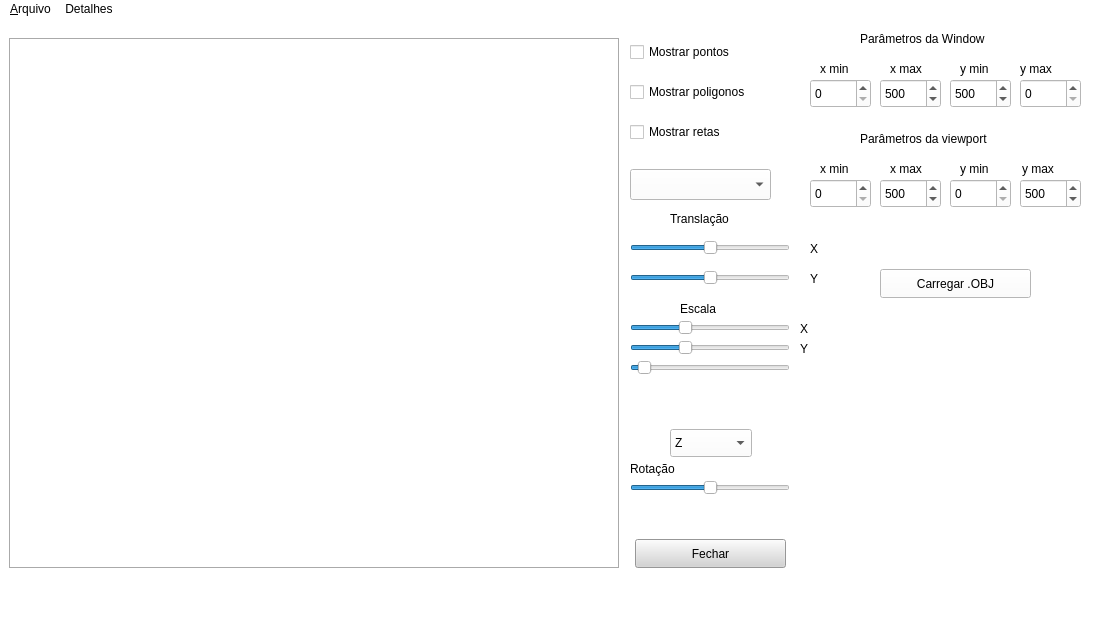
<?xml version="1.0" encoding="UTF-8"?>
<ui version="4.0">
 <class>MainWindow</class>
 <widget class="QMainWindow" name="MainWindow">
  <property name="geometry">
   <rect>
    <x>0</x>
    <y>0</y>
    <width>1094</width>
    <height>620</height>
   </rect>
  </property>
  <property name="windowTitle">
   <string>MainWindow</string>
  </property>
  <property name="styleSheet">
   <string notr="true">background-color: white;</string>
  </property>
  <widget class="QWidget" name="centralwidget">
   <widget class="AreaDesenho" name="areaDesenho">
    <property name="geometry">
     <rect>
      <x>9</x>
      <y>19</y>
      <width>611</width>
      <height>531</height>
     </rect>
    </property>
    <property name="styleSheet">
     <string notr="true">white</string>
    </property>
    <property name="frameShape">
     <enum>QFrame::Shape::Box</enum>
    </property>
    <property name="frameShadow">
     <enum>QFrame::Shadow::Sunken</enum>
    </property>
   </widget>
   <widget class="QPushButton" name="botaoFechar">
    <property name="geometry">
     <rect>
      <x>635</x>
      <y>520</y>
      <width>151</width>
      <height>29</height>
     </rect>
    </property>
    <property name="styleSheet">
     <string notr="true">background-color: lightgray;
color: black;
</string>
    </property>
    <property name="text">
     <string>Fechar</string>
    </property>
   </widget>
   <widget class="QCheckBox" name="checkPonto">
    <property name="geometry">
     <rect>
      <x>630</x>
      <y>20</y>
      <width>141</width>
      <height>26</height>
     </rect>
    </property>
    <property name="text">
     <string>Mostrar pontos</string>
    </property>
   </widget>
   <widget class="QCheckBox" name="checkTriangulo">
    <property name="geometry">
     <rect>
      <x>630</x>
      <y>60</y>
      <width>151</width>
      <height>26</height>
     </rect>
    </property>
    <property name="text">
     <string>Mostrar poligonos</string>
    </property>
   </widget>
   <widget class="QCheckBox" name="checkReta">
    <property name="geometry">
     <rect>
      <x>630</x>
      <y>100</y>
      <width>111</width>
      <height>26</height>
     </rect>
    </property>
    <property name="text">
     <string>Mostrar retas</string>
    </property>
   </widget>
   <widget class="QComboBox" name="comboObjetos">
    <property name="geometry">
     <rect>
      <x>630</x>
      <y>150</y>
      <width>141</width>
      <height>31</height>
     </rect>
    </property>
   </widget>
   <widget class="QSlider" name="sliderTransX">
    <property name="geometry">
     <rect>
      <x>630</x>
      <y>220</y>
      <width>160</width>
      <height>18</height>
     </rect>
    </property>
    <property name="minimum">
     <number>-250</number>
    </property>
    <property name="maximum">
     <number>250</number>
    </property>
    <property name="singleStep">
     <number>10</number>
    </property>
    <property name="orientation">
     <enum>Qt::Orientation::Horizontal</enum>
    </property>
    <property name="tickPosition">
     <enum>QSlider::TickPosition::NoTicks</enum>
    </property>
   </widget>
   <widget class="QSlider" name="sliderTransY">
    <property name="geometry">
     <rect>
      <x>630</x>
      <y>250</y>
      <width>160</width>
      <height>18</height>
     </rect>
    </property>
    <property name="minimum">
     <number>-250</number>
    </property>
    <property name="maximum">
     <number>250</number>
    </property>
    <property name="singleStep">
     <number>10</number>
    </property>
    <property name="orientation">
     <enum>Qt::Orientation::Horizontal</enum>
    </property>
    <property name="tickPosition">
     <enum>QSlider::TickPosition::NoTicks</enum>
    </property>
   </widget>
   <widget class="QLabel" name="label">
    <property name="geometry">
     <rect>
      <x>670</x>
      <y>190</y>
      <width>71</width>
      <height>20</height>
     </rect>
    </property>
    <property name="text">
     <string>Translação</string>
    </property>
   </widget>
   <widget class="QSlider" name="sliderEscalaX">
    <property name="geometry">
     <rect>
      <x>630</x>
      <y>300</y>
      <width>160</width>
      <height>18</height>
     </rect>
    </property>
    <property name="minimum">
     <number>5</number>
    </property>
    <property name="maximum">
     <number>20</number>
    </property>
    <property name="value">
     <number>10</number>
    </property>
    <property name="orientation">
     <enum>Qt::Orientation::Horizontal</enum>
    </property>
   </widget>
   <widget class="QSlider" name="sliderEscalaY">
    <property name="geometry">
     <rect>
      <x>630</x>
      <y>320</y>
      <width>160</width>
      <height>18</height>
     </rect>
    </property>
    <property name="minimum">
     <number>5</number>
    </property>
    <property name="maximum">
     <number>20</number>
    </property>
    <property name="value">
     <number>10</number>
    </property>
    <property name="orientation">
     <enum>Qt::Orientation::Horizontal</enum>
    </property>
   </widget>
   <widget class="QLabel" name="label_2">
    <property name="geometry">
     <rect>
      <x>680</x>
      <y>280</y>
      <width>63</width>
      <height>20</height>
     </rect>
    </property>
    <property name="text">
     <string>Escala</string>
    </property>
   </widget>
   <widget class="QSlider" name="sliderRotacao">
    <property name="geometry">
     <rect>
      <x>630</x>
      <y>460</y>
      <width>160</width>
      <height>18</height>
     </rect>
    </property>
    <property name="minimum">
     <number>-180</number>
    </property>
    <property name="maximum">
     <number>180</number>
    </property>
    <property name="value">
     <number>0</number>
    </property>
    <property name="orientation">
     <enum>Qt::Orientation::Horizontal</enum>
    </property>
   </widget>
   <widget class="QLabel" name="label_3">
    <property name="geometry">
     <rect>
      <x>810</x>
      <y>220</y>
      <width>63</width>
      <height>20</height>
     </rect>
    </property>
    <property name="text">
     <string>X</string>
    </property>
   </widget>
   <widget class="QLabel" name="label_4">
    <property name="geometry">
     <rect>
      <x>810</x>
      <y>250</y>
      <width>63</width>
      <height>20</height>
     </rect>
    </property>
    <property name="text">
     <string>Y</string>
    </property>
   </widget>
   <widget class="QLabel" name="label_5">
    <property name="geometry">
     <rect>
      <x>800</x>
      <y>300</y>
      <width>63</width>
      <height>20</height>
     </rect>
    </property>
    <property name="text">
     <string>X</string>
    </property>
   </widget>
   <widget class="QLabel" name="label_6">
    <property name="geometry">
     <rect>
      <x>800</x>
      <y>320</y>
      <width>63</width>
      <height>20</height>
     </rect>
    </property>
    <property name="text">
     <string>Y</string>
    </property>
   </widget>
   <widget class="QLabel" name="label_7">
    <property name="geometry">
     <rect>
      <x>630</x>
      <y>440</y>
      <width>63</width>
      <height>20</height>
     </rect>
    </property>
    <property name="text">
     <string>Rotação</string>
    </property>
   </widget>
   <widget class="QSlider" name="sliderEscalaProporcional">
    <property name="geometry">
     <rect>
      <x>630</x>
      <y>340</y>
      <width>160</width>
      <height>18</height>
     </rect>
    </property>
    <property name="minimum">
     <number>0</number>
    </property>
    <property name="maximum">
     <number>200</number>
    </property>
    <property name="singleStep">
     <number>10</number>
    </property>
    <property name="value">
     <number>10</number>
    </property>
    <property name="orientation">
     <enum>Qt::Orientation::Horizontal</enum>
    </property>
   </widget>
   <widget class="QSpinBox" name="spinWindowXmin">
    <property name="geometry">
     <rect>
      <x>810</x>
      <y>60</y>
      <width>61</width>
      <height>29</height>
     </rect>
    </property>
    <property name="maximum">
     <number>2000</number>
    </property>
   </widget>
   <widget class="QSpinBox" name="spinWindowYmax">
    <property name="geometry">
     <rect>
      <x>950</x>
      <y>60</y>
      <width>61</width>
      <height>29</height>
     </rect>
    </property>
    <property name="maximum">
     <number>2000</number>
    </property>
    <property name="value">
     <number>500</number>
    </property>
   </widget>
   <widget class="QSpinBox" name="spinWindowXmax">
    <property name="geometry">
     <rect>
      <x>880</x>
      <y>60</y>
      <width>61</width>
      <height>29</height>
     </rect>
    </property>
    <property name="maximum">
     <number>2000</number>
    </property>
    <property name="value">
     <number>500</number>
    </property>
   </widget>
   <widget class="QSpinBox" name="spinWindowYmin">
    <property name="geometry">
     <rect>
      <x>1020</x>
      <y>60</y>
      <width>61</width>
      <height>29</height>
     </rect>
    </property>
    <property name="maximum">
     <number>2000</number>
    </property>
   </widget>
   <widget class="QLabel" name="label_9">
    <property name="geometry">
     <rect>
      <x>820</x>
      <y>40</y>
      <width>63</width>
      <height>20</height>
     </rect>
    </property>
    <property name="text">
     <string>x min</string>
    </property>
   </widget>
   <widget class="QLabel" name="label_10">
    <property name="geometry">
     <rect>
      <x>890</x>
      <y>40</y>
      <width>63</width>
      <height>20</height>
     </rect>
    </property>
    <property name="text">
     <string>x max</string>
    </property>
   </widget>
   <widget class="QLabel" name="label_11">
    <property name="geometry">
     <rect>
      <x>960</x>
      <y>40</y>
      <width>63</width>
      <height>20</height>
     </rect>
    </property>
    <property name="text">
     <string>y min</string>
    </property>
   </widget>
   <widget class="QLabel" name="label_12">
    <property name="geometry">
     <rect>
      <x>1020</x>
      <y>40</y>
      <width>63</width>
      <height>20</height>
     </rect>
    </property>
    <property name="text">
     <string>y max</string>
    </property>
   </widget>
   <widget class="QLabel" name="label_13">
    <property name="geometry">
     <rect>
      <x>860</x>
      <y>10</y>
      <width>161</width>
      <height>20</height>
     </rect>
    </property>
    <property name="text">
     <string>Parâmetros da Window</string>
    </property>
   </widget>
   <widget class="QLabel" name="label_14">
    <property name="geometry">
     <rect>
      <x>1022</x>
      <y>140</y>
      <width>51</width>
      <height>20</height>
     </rect>
    </property>
    <property name="text">
     <string>y max</string>
    </property>
   </widget>
   <widget class="QSpinBox" name="spinViewportYmin">
    <property name="geometry">
     <rect>
      <x>950</x>
      <y>160</y>
      <width>61</width>
      <height>29</height>
     </rect>
    </property>
    <property name="maximum">
     <number>2000</number>
    </property>
   </widget>
   <widget class="QLabel" name="label_15">
    <property name="geometry">
     <rect>
      <x>960</x>
      <y>140</y>
      <width>41</width>
      <height>20</height>
     </rect>
    </property>
    <property name="text">
     <string>y min</string>
    </property>
   </widget>
   <widget class="QSpinBox" name="spinViewportXmin">
    <property name="geometry">
     <rect>
      <x>810</x>
      <y>160</y>
      <width>61</width>
      <height>29</height>
     </rect>
    </property>
    <property name="maximum">
     <number>2000</number>
    </property>
   </widget>
   <widget class="QSpinBox" name="spinViewportYmax">
    <property name="geometry">
     <rect>
      <x>1020</x>
      <y>160</y>
      <width>61</width>
      <height>29</height>
     </rect>
    </property>
    <property name="maximum">
     <number>2000</number>
    </property>
    <property name="value">
     <number>500</number>
    </property>
   </widget>
   <widget class="QSpinBox" name="spinViewportXmax">
    <property name="geometry">
     <rect>
      <x>880</x>
      <y>160</y>
      <width>61</width>
      <height>29</height>
     </rect>
    </property>
    <property name="maximum">
     <number>2000</number>
    </property>
    <property name="value">
     <number>500</number>
    </property>
   </widget>
   <widget class="QLabel" name="label_16">
    <property name="geometry">
     <rect>
      <x>890</x>
      <y>140</y>
      <width>63</width>
      <height>20</height>
     </rect>
    </property>
    <property name="text">
     <string>x max</string>
    </property>
   </widget>
   <widget class="QLabel" name="label_17">
    <property name="geometry">
     <rect>
      <x>860</x>
      <y>110</y>
      <width>161</width>
      <height>20</height>
     </rect>
    </property>
    <property name="text">
     <string>Parâmetros da viewport</string>
    </property>
   </widget>
   <widget class="QLabel" name="label_18">
    <property name="geometry">
     <rect>
      <x>820</x>
      <y>140</y>
      <width>63</width>
      <height>20</height>
     </rect>
    </property>
    <property name="text">
     <string>x min</string>
    </property>
   </widget>
   <widget class="QPushButton" name="botaoCarregarOBJ">
    <property name="geometry">
     <rect>
      <x>880</x>
      <y>250</y>
      <width>151</width>
      <height>29</height>
     </rect>
    </property>
    <property name="text">
     <string>Carregar .OBJ</string>
    </property>
   </widget>
   <widget class="QComboBox" name="comboEixoRotacao">
    <property name="geometry">
     <rect>
      <x>670</x>
      <y>410</y>
      <width>82</width>
      <height>28</height>
     </rect>
    </property>
    <item>
     <property name="text">
      <string>Z</string>
     </property>
    </item>
    <item>
     <property name="text">
      <string>X</string>
     </property>
    </item>
    <item>
     <property name="text">
      <string>Y</string>
     </property>
    </item>
   </widget>
  </widget>
  <widget class="QStatusBar" name="statusbar"/>
  <widget class="QMenuBar" name="menuBar">
   <property name="geometry">
    <rect>
     <x>0</x>
     <y>0</y>
     <width>1094</width>
     <height>25</height>
    </rect>
   </property>
   <widget class="QMenu" name="menu_Arquivo">
    <property name="title">
     <string>&amp;Arquivo</string>
    </property>
    <addaction name="actionAbrir"/>
    <addaction name="actionSalvar"/>
   </widget>
   <widget class="QMenu" name="menu_Informa_es">
    <property name="title">
     <string>Detalhes</string>
    </property>
    <addaction name="actionSobre"/>
   </widget>
   <addaction name="menu_Arquivo"/>
   <addaction name="menu_Informa_es"/>
  </widget>
  <action name="actionAbrir">
   <property name="text">
    <string>&amp;Abrir</string>
   </property>
  </action>
  <action name="actionSalvar">
   <property name="text">
    <string>&amp;Salvar e sair</string>
   </property>
  </action>
  <action name="actionSobre">
   <property name="text">
    <string>&amp;Sobre</string>
   </property>
  </action>
 </widget>
 <customwidgets>
  <customwidget>
   <class>AreaDesenho</class>
   <extends>QFrame</extends>
   <header>areadesenho.h</header>
   <container>1</container>
  </customwidget>
 </customwidgets>
 <resources/>
 <connections>
  <connection>
   <sender>botaoFechar</sender>
   <signal>clicked()</signal>
   <receiver>MainWindow</receiver>
   <slot>close()</slot>
   <hints>
    <hint type="sourcelabel">
     <x>716</x>
     <y>561</y>
    </hint>
    <hint type="destinationlabel">
     <x>709</x>
     <y>310</y>
    </hint>
   </hints>
  </connection>
 </connections>
</ui>
